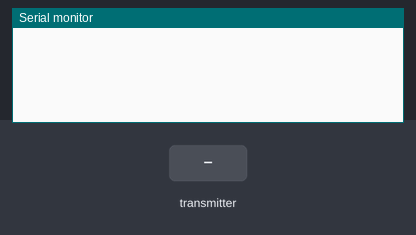
Simulated run of this sketch. Board: Arduino Nano, built with avr-gcc and run on an emulated ATmega328P. On the bench: the last lines printed to the serial monitor. The inputs (shaded band) are chosen by the test bench. No radio packets arrive unless stated.

Above: at 1.2 s.
1.3 s: the transmitter starts sending msg.0 = 1
At 1.7 s:
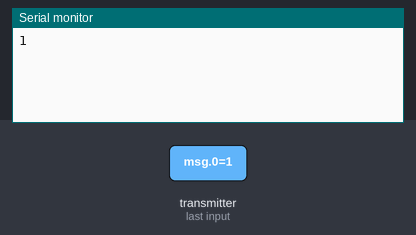
At 2.2 s:
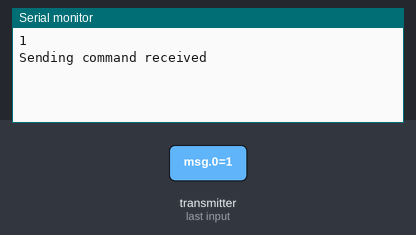

The sketch:

arduino-nano-receiver.ino
```cpp
#include "SPI.h"
#include <string.h>
#include <nRF24L01.h>
#include <RF24.h>
#include<SoftwareSerial.h>

uint32_t currentTime = millis();

SoftwareSerial SUART(6, 10); // RX, TX
RF24 radio(7,8); // CE, CSN
const byte   addresses [][6] = {"00001", "00002"};

void executeScript(int scriptId = 1){
  // sendCommandReceived();
    SUART.println(scriptId);
}

void listenForRemote(){
  if (radio.available()) {
    int msg[2];
    radio.read(&msg, sizeof(msg));
    String text = (String) String(msg[0]);

    if (text.equals("1") || text.equals("2") || text.equals("3")) {
      Serial.println(text);
      SUART.println(text);
      delay(500);
      sendCommandReceived();
    }
  }
}

void sendCommandReceived(){
    Serial.println("Sending command received");
    radio.stopListening();
    int msg[2];
    msg[0] = 4;
    radio.write(&msg, sizeof(msg));
    delay(500);
    radio.startListening();
}

void setup() {
  Serial.begin(9600);
  SUART.begin(9600);
  radio.begin();
  radio.openWritingPipe(addresses[1]);
  radio.openReadingPipe(1, addresses[0]);
  radio.setPALevel(RF24_PA_MIN);
  radio.startListening();
}

void loop() {
  listenForRemote();
}
```

Measured:
- after the input at 1.3 s, the serial monitor: prints a new line at once (image 1)
